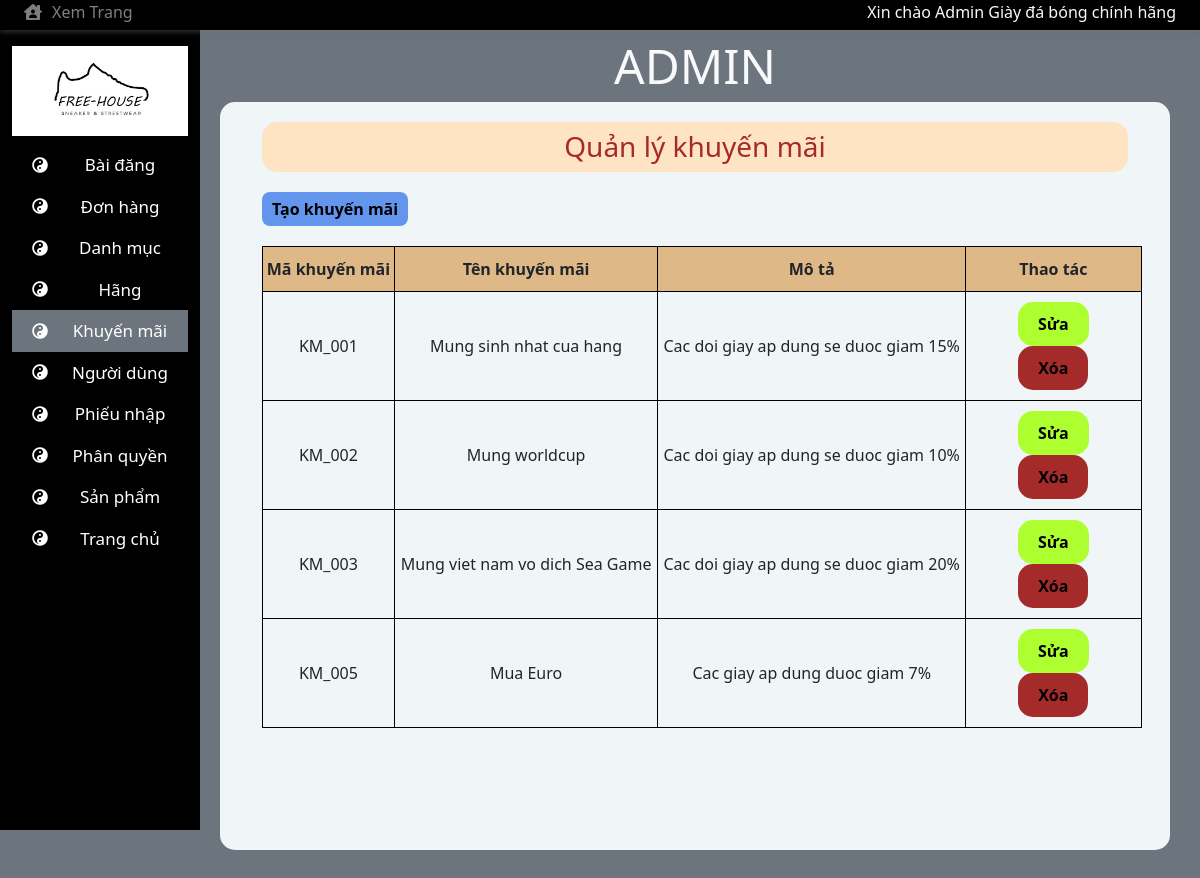
Page /admin/index.php?pq=Admin&id=km on the committed database.
### tables this page shows
CREATE TABLE `phanquyen` (
  `MaQuyen` varchar(50) NOT NULL,
  `MaChiTiet` varchar(50) NOT NULL
);

CREATE TABLE `chitietquyen` (
  `MaChiTiet` varchar(50) NOT NULL,
  `TenChiTiet` varchar(50) NOT NULL,
  `MoTa` varchar(50) NOT NULL
);

CREATE TABLE `khuyenmai` (
  `MaKhuyenMai` varchar(50) NOT NULL,
  `TenKhuyenMai` varchar(50) NOT NULL,
  `MoTa` varchar(50) NOT NULL,
  `TiLeGiam` double NOT NULL
);

### db/DAOPhanQuyen.php (called while the page is built, shortened)
<?php
class DAOPhanQuyen{
    private $host = 'localhost';
    private $username = 'root';
    private $password = '';
    private $database = 'ql_cuahanggiay';
    private $conn;
    public function connect(){
        if(!$this->conn){
            $this->conn=mysqli_connect($this->host,$this->username,$this->password,$this->database);
        }
    }
    public function getQuyen($MaQuyen){
        $sql = "SELECT * FROM phanquyen,chitietquyen WHERE MaQuyen = '".$MaQuyen."' AND chitietquyen.MaChiTiet = phanquyen.MaChiTiet";
        $data=null;
        if($result = mysqli_query($this->conn,$sql)){
            while($row=mysqli_fetch_array($result)){
                    $data[] = $row;
            }
        }
        return $data;
    }
}
?>

### db/DAOKhuyenMai.php (called while the page is built, shortened)
<?php
class DAOKhuyenMai{
    private $host = 'localhost';
    private $username = 'root';
    private $password = '';
    private $database = 'ql_cuahanggiay';
    private $conn;
    public function connect(){
        if(!$this->conn){
            $this->conn=mysqli_connect($this->host,$this->username,$this->password,$this->database);
        }
    }
    public function getList(){
        $sql = "SELECT * FROM khuyenmai";
        $data=null;
        if($result = mysqli_query($this->conn,$sql)){
            while($row=mysqli_fetch_array($result)){
                if($row[0] != '#'){
                    $data[] = $row;
                }
            }
        }
        return $data;
    }
}
?>

### admin/template/template_content/KhuyenMai/khuyenmai.php (the view, shortened to what this page needs)
<?php
    $MaQuyen = $_GET['pq'];
?>
<form method="post" action="./template/template_content/KhuyenMai/xulyKhuyenMai.php?pq=<?php echo $MaQuyen?>">
    <h3 id="title_km">Quản lý khuyến mãi</h3>
    <a href="./template/template_content/KhuyenMai/xulyKhuyenMai.php?pq=<?php echo $MaQuyen?>&cn=Add"><div id="add_km">Tạo khuyến mãi</div></a>
    <table id="tbl_km">
        <tr>
            <th style = "width: 15%">Mã khuyến mãi</th>
            <th style = "width: 30%">Tên khuyến mãi</th>
            <th>Mô tả</th>
            <th style = "width: 20%">Thao tác</th>
        </tr>
        <?php
            include ("../db/DAOKhuyenMai.php");
            $db_km = new DAOKhuyenMai();
            $db_km->connect();
            $data = $db_km->getList();
            $i = 0;
            while ($i < count($data)){
        ?>
            <tr>
                <td><?php echo $data[$i][0]?></td>
                <td><?php echo $data[$i][1]?></td>
                <td><?php echo $data[$i][2]?></td>
                <td>
                    <a href="./template/template_content/KhuyenMai/xulyKhuyenMai.php?pq=<?php echo $MaQuyen?>&cn=Edit&MaKM=<?php echo $data[$i][0]?>&TenKM=<?php echo $data[$i][1]?>&MoTa=<?php echo $data[$i][2]?>&TiLeGiam=<?php echo $data[$i][3]?>"><div id="edit_km">Sửa</div></a>
                    <a href="./template/template_content/KhuyenMai/xulyKhuyenMai.php?pq=<?php echo $MaQuyen?>&cn=Delete&MaKM=<?php echo $data[$i][0]?>"><div id="delete_km" onclick="return confirm(`Bạn có muốn xóa không ?`)">Xóa</div></a>
                </td>
            </tr>
        <?php
                $i++;
            }
        ?>
    </table>
</form>

### admin/template/menu_ad.php (shortened to what this page needs)
<?php
    if (isset($_GET['pq'])){
        $MaQuyen = $_GET['pq'];
        include("../db/DAOPhanQuyen.php");
        $db = new DAOPhanQuyen();
        $db->connect();
        $PQ = $db->getQuyen($MaQuyen);
        if(isset($_GET['id'])){
            $id = $_GET['id'];
        }
?>
        <div id="menu" class="col col-sm-12 col-lg-2 col-md-2 bg-black text-bg-dark position-fixed width-show-icon">
            <div class="d-none d-lg-block d-md-block" id="menu-js">
                <div class="row d-none d-lg-block d-md-block">
                    <div class="img-logo ">
                            <a href="index.php">
                            <img class="row w-100 mx-auto mt-3" src="../img/img-logo/sneaker.jpg" alt="">
                            </a>
                        </div>
                </div>
                <ul id='ulMenu' class="mt-2 list-unstyled text-black ">
                    <?php
                        $n = 0;
                        if($PQ != null){
                            $n = count($PQ);
                        }
                        for($i = 0; $i < $n;$i++){
                    ?>
                        <a href="index.php?pq=<?php echo $MaQuyen?>&id=<?php echo $PQ[$i]["MaChiTiet"]?>">
                            <li class="row LiMenu mx-0 text-center p-2 align-items-center border-secondary border-size-menu " style = "<?php if($id ==  $PQ[$i]["MaChiTiet"]){echo "background:  #6c757d";}?>">
                                <div class="col-3 px-0 d-none d-lg-flex justify-content-center">
                                    <i class="fa fa-yin-yang"></i>
                                </div>
                                <div class="col-lg-9 col-12 px-0">
                                    <p class="text-font-menu m-0"><?php echo $PQ[$i]["TenChiTiet"]?></p>
                                </div>
                            </li>
                        </a>
                    <?php
                        }
                    ?>
                </ul>
            </div>
        </div>
<?php
    }
?>

### admin/css/DonHang.css (style rules this page uses)
* { margin: 0px; padding: 0px; }

### admin/css/admin.css (style rules this page uses)
.text-font-menu { font-size: 17px; }
* { padding: 0; margin: 0; box-sizing: border-box; }
p,a { text-decoration:none; margin: 0 !important; padding: 0 !important; }
@media (min-width: 768px) { #menu { height:100vh; top:30px !important; } }
@media (min-width: 992px) { #menu { height:100vh; top:30px !important; } }
.list-unstyled.text-black >a { color:#fff; text-decoration: none; }
#menu { left:0; overflow-y: auto; z-index: 5; }
#main > *:nth-child(2) > * { margin-top: 10px !important; margin-bottom: 10px !important; }
li.row.LiMenu.mx-0.text-center.p-2.align-items-center.border-secondary.border-size-menu { transition: box-shadow 0.5s ease; }

### admin/css/KhuyenMai.css (style rules this page uses)
* { margin: 0px; padding: 0px; }
#title_km { text-align: center; background-color: bisque; color: brown; padding: 8px 0px; border-radius: 15px; margin: 10px 30px; }
#add_km { color: black; background-color: cornflowerblue; display: inline-block; font-weight: bold; border: 0px; padding: 5px 10px; border-radius: 8px; margin: 10px 30px; }
#tbl_km { width: 95%; border: 1px solid black; border-radius: 50px; margin: 10px 30px; }
#tbl_km th { border: 1px solid black; background-color: burlywood; text-align: center; padding: 10px 0px; }
#tbl_km td { border: 1px solid black; text-align: center; padding: 10px 0px; }
#tbl_km #edit_km, #tbl_km #delete_km { text-decoration: none; color: black; font-weight: bold; border-radius: 15px; display: inline-block; padding: 10px 20px; margin: 0px 8px; }
#tbl_km #edit_km { background-color: greenyellow; }
#tbl_km #delete_km { background-color: brown ; }

### admin/css/PhanQuyen.css (style rules this page uses)
* { margin: 0px; padding: 0px; }

### admin/css/DanhMuc.css (style rules this page uses)
* { margin: 0px; padding: 0px; }

### rows in the picture
phanquyen: MaChiTiet.TenChiTiet "Bài đăng"
phanquyen: MaChiTiet.TenChiTiet "Đơn hàng"
phanquyen: MaChiTiet.TenChiTiet "Danh mục"
phanquyen: MaChiTiet.TenChiTiet "Hãng"
phanquyen: MaChiTiet.TenChiTiet "Khuyến mãi"
phanquyen: MaChiTiet.TenChiTiet "Người dùng"
phanquyen: MaChiTiet.TenChiTiet "Phiếu nhập"
phanquyen: MaChiTiet.TenChiTiet "Phân quyền"
phanquyen: MaChiTiet.TenChiTiet "Sản phẩm"
phanquyen: MaChiTiet.TenChiTiet "Trang chủ"
khuyenmai: MaKhuyenMai "KM_001", TenKhuyenMai "Mung sinh nhat cua hang", MoTa "Cac doi giay ap dung se duoc giam 15%"
khuyenmai: MaKhuyenMai "KM_002", TenKhuyenMai "Mung worldcup", MoTa "Cac doi giay ap dung se duoc giam 10%"
khuyenmai: MaKhuyenMai "KM_003", TenKhuyenMai "Mung viet nam vo dich Sea Game", MoTa "Cac doi giay ap dung se duoc giam 20%"
khuyenmai: MaKhuyenMai "KM_005", TenKhuyenMai "Mua Euro", MoTa "Cac giay ap dung duoc giam 7%"
